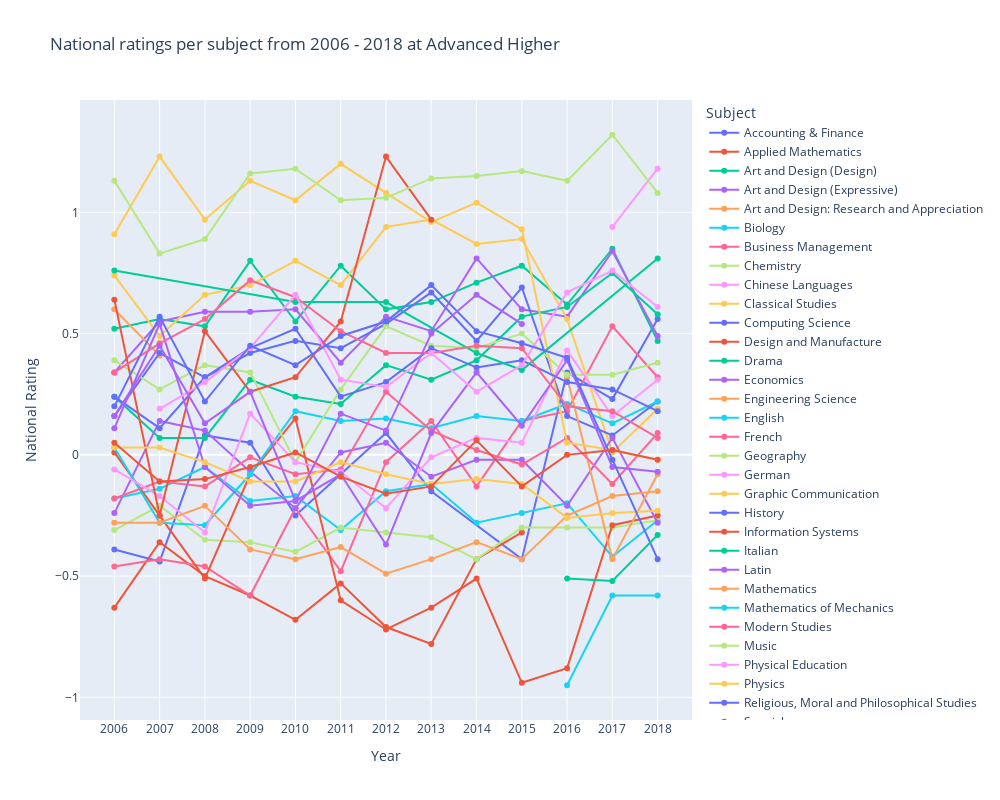

The code cell stored with this chart in its notebook:
### Code cell
# Plot graph

# Create a list of subjects in alphabetical order
subjects = sorted(ldf['Subject'].unique())
years = sorted(ldf['Year'].unique())

fig = px.line(ldf, x = "Year", y = "National Rating", 
                color = "Subject",
                width = 1000,
                height = 800,
                category_orders = {'Subject' : subjects, 'Year' : years},
               # color_discrete_sequence=px.colors.qualitative.Light24,
                title = 'National ratings per subject from 2006 - 2018 at ' + level_label #+ ' and Standard Grade'
                )

fig.update_traces(mode = "markers+lines")

fig.update_yaxes(matches = None, rangemode = "tozero")

filename = 'ratings_' + level + '.html'

fig.write_html('./graphs/' + filename)

fig.show()

### Figure 1 — Plotly figure (JSON) as saved in the notebook; plotly's stock layout.template omitted (floating-point values rounded to 4 significant figures)
{"data": [{"hovertemplate": "Subject=Accounting & Finance<br>Year=%{x}<br>National Rating=%{y}<extra></extra>", "legendgroup": "Accounting & Finance", "line": {"color": "#636efa", "dash": "solid"}, "marker": {"symbol": "circle"}, "mode": "markers+lines", "name": "Accounting & Finance", "orientation": "v", "showlegend": true, "type": "scatter", "x": ["2018", "2017", "2016", "2015", "2013", "2012", "2010", "2009", "2008", "2007", "2006"], "xaxis": "x", "y": [0.56, 0.23, 0.34, -0.43, -0.15, 0.09, -0.25, 0.05, 0.08, -0.44, -0.39], "yaxis": "y"}, {"hovertemplate": "Subject=Applied Mathematics<br>Year=%{x}<br>National Rating=%{y}<extra></extra>", "legendgroup": "Applied Mathematics", "line": {"color": "#EF553B", "dash": "solid"}, "marker": {"symbol": "circle"}, "mode": "markers+lines", "name": "Applied Mathematics", "orientation": "v", "showlegend": true, "type": "scatter", "x": ["2015", "2014", "2013", "2012", "2011", "2010", "2009", "2008", "2007", "2006"], "xaxis": "x", "y": [-0.32, -0.43, -0.78, -0.71, -0.53, -0.68, -0.58, -0.5, -0.36, -0.63], "yaxis": "y"}, {"hovertemplate": "Subject=Art and Design (Design)<br>Year=%{x}<br>National Rating=%{y}<extra></extra>", "legendgroup": "Art and Design (Design)", "line": {"color": "#00cc96", "dash": "solid"}, "marker": {"symbol": "circle"}, "mode": "markers+lines", "name": "Art and Design (Design)", "orientation": "v", "showlegend": true, "type": "scatter", "x": ["2018", "2017", "2016", "2015", "2014", "2013", "2012", "2011", "2010", "2009", "2008", "2007", "2006"], "xaxis": "x", "y": [0.47, 0.85, 0.62, 0.78, 0.71, 0.63, 0.6, 0.78, 0.55, 0.8, 0.53, 0.56, 0.52], "yaxis": "y"}, {"hovertemplate": "Subject=Art and Design (Expressive)<br>Year=%{x}<br>National Rating=%{y}<extra></extra>", "legendgroup": "Art and Design (Expressive)", "line": {"color": "#ab63fa", "dash": "solid"}, "marker": {"symbol": "circle"}, "mode": "markers+lines", "name": "Art and Design (Expressive)", "orientation": "v", "showlegend": true, "type": "scatter", "x": ["2018", "2017", "2016", "2015", "2014", "2013", "2012", "2011", "2010", "2009", "2008", "2007", "2006"], "xaxis": "x", "y": [0.49, 0.84, 0.57, 0.6, 0.81, 0.51, 0.57, 0.38, 0.6, 0.59, 0.59, 0.55, 0.34], "yaxis": "y"}, {"hovertemplate": "Subject=Art and Design: Research and Appreciation<br>Year=%{x}<br>National Rating=%{y}<extra></extra>", "legendgroup": "Art and Design: Research and Appreciation", "line": {"color": "#FFA15A", "dash": "solid"}, "marker": {"symbol": "circle"}, "mode": "markers+lines", "name": "Art and Design: Research and Appreciation", "orientation": "v", "showlegend": true, "type": "scatter", "x": ["2007", "2006"], "xaxis": "x", "y": [0.41, 0.6], "yaxis": "y"}, {"hovertemplate": "Subject=Biology<br>Year=%{x}<br>National Rating=%{y}<extra></extra>", "legendgroup": "Biology", "line": {"color": "#19d3f3", "dash": "solid"}, "marker": {"symbol": "circle"}, "mode": "markers+lines", "name": "Biology", "orientation": "v", "showlegend": true, "type": "scatter", "x": ["2018", "2017", "2016", "2015", "2014", "2013", "2012", "2011", "2010", "2009", "2008", "2007", "2006"], "xaxis": "x", "y": [-0.27, -0.42, -0.2, -0.24, -0.28, -0.12, -0.15, -0.31, -0.17, -0.19, -0.05, -0.14, -0.18], "yaxis": "y"}, {"hovertemplate": "Subject=Business Management<br>Year=%{x}<br>National Rating=%{y}<extra></extra>", "legendgroup": "Business Management", "line": {"color": "#FF6692", "dash": "solid"}, "marker": {"symbol": "circle"}, "mode": "markers+lines", "name": "Business Management", "orientation": "v", "showlegend": true, "type": "scatter", "x": ["2018", "2017", "2016", "2015", "2014", "2013", "2012", "2011", "2010", "2009", "2008", "2007", "2006"], "xaxis": "x", "y": [0.32, 0.53, 0.18, 0.14, -0.13, 0.14, -0.03, -0.48, -0.22, -0.58, -0.46, -0.43, -0.46], "yaxis": "y"}, {"hovertemplate": "Subject=Chemistry<br>Year=%{x}<br>National Rating=%{y}<extra></extra>", "legendgroup": "Chemistry", "line": {"color": "#B6E880", "dash": "solid"}, "marker": {"symbol": "circle"}, "mode": "markers+lines", "name": "Chemistry", "orientation": "v", "showlegend": true, "type": "scatter", "x": ["2018", "2017", "2016", "2015", "2014", "2013", "2012", "2011", "2010", "2009", "2008", "2007", "2006"], "xaxis": "x", "y": [-0.27, -0.3, -0.3, -0.3, -0.43, -0.34, -0.32, -0.3, -0.4, -0.36, -0.35, -0.21, -0.31], "yaxis": "y"}, {"hovertemplate": "Subject=Chinese Languages<br>Year=%{x}<br>National Rating=%{y}<extra></extra>", "legendgroup": "Chinese Languages", "line": {"color": "#FF97FF", "dash": "solid"}, "marker": {"symbol": "circle"}, "mode": "markers+lines", "name": "Chinese Languages", "orientation": "v", "showlegend": true, "type": "scatter", "x": ["2018", "2017"], "xaxis": "x", "y": [1.18, 0.94], "yaxis": "y"}, {"hovertemplate": "Subject=Classical Studies<br>Year=%{x}<br>National Rating=%{y}<extra></extra>", "legendgroup": "Classical Studies", "line": {"color": "#FECB52", "dash": "solid"}, "marker": {"symbol": "circle"}, "mode": "markers+lines", "name": "Classical Studies", "orientation": "v", "showlegend": true, "type": "scatter", "x": ["2018", "2017", "2016", "2015", "2014", "2013", "2012", "2011", "2010", "2009", "2008", "2007", "2006"], "xaxis": "x", "y": [0.19, 0.01, 0.56, 0.89, 0.87, 0.97, 0.94, 0.7, 0.8, 0.7, 0.66, 0.49, 0.74], "yaxis": "y"}, {"hovertemplate": "Subject=Computing Science<br>Year=%{x}<br>National Rating=%{y}<extra></extra>", "legendgroup": "Computing Science", "line": {"color": "#636efa", "dash": "solid"}, "marker": {"symbol": "circle"}, "mode": "markers+lines", "name": "Computing Science", "orientation": "v", "showlegend": true, "type": "scatter", "x": ["2018", "2017", "2016", "2015", "2014", "2013", "2012", "2011", "2010", "2009", "2008", "2007", "2006"], "xaxis": "x", "y": [0.22, 0.08, 0.16, 0.69, 0.47, 0.67, 0.54, 0.44, 0.47, 0.42, 0.32, 0.42, 0.16], "yaxis": "y"}, {"hovertemplate": "Subject=Design and Manufacture<br>Year=%{x}<br>National Rating=%{y}<extra></extra>", "legendgroup": "Design and Manufacture", "line": {"color": "#EF553B", "dash": "solid"}, "marker": {"symbol": "circle"}, "mode": "markers+lines", "name": "Design and Manufacture", "orientation": "v", "showlegend": true, "type": "scatter", "x": ["2018", "2017", "2016", "2015", "2014", "2013", "2012", "2011", "2010", "2009", "2008", "2007", "2006"], "xaxis": "x", "y": [-0.25, -0.29, -0.88, -0.94, -0.51, -0.63, -0.72, -0.6, 0.15, -0.08, -0.51, -0.25, 0.01], "yaxis": "y"}, {"hovertemplate": "Subject=Drama<br>Year=%{x}<br>National Rating=%{y}<extra></extra>", "legendgroup": "Drama", "line": {"color": "#00cc96", "dash": "solid"}, "marker": {"symbol": "circle"}, "mode": "markers+lines", "name": "Drama", "orientation": "v", "showlegend": true, "type": "scatter", "x": ["2018", "2017", "2016", "2015", "2014", "2013", "2012", "2011", "2010", "2009", "2008", "2007", "2006"], "xaxis": "x", "y": [0.58, 0.75, 0.61, 0.57, 0.39, 0.31, 0.37, 0.21, 0.24, 0.31, 0.07, 0.07, 0.24], "yaxis": "y"}, {"hovertemplate": "Subject=Economics<br>Year=%{x}<br>National Rating=%{y}<extra></extra>", "legendgroup": "Economics", "line": {"color": "#ab63fa", "dash": "solid"}, "marker": {"symbol": "circle"}, "mode": "markers+lines", "name": "Economics", "orientation": "v", "showlegend": true, "type": "scatter", "x": ["2018", "2017", "2016", "2015", "2014", "2013", "2012", "2011", "2010", "2009", "2008", "2007", "2006"], "xaxis": "x", "y": [-0.28, 0.07, -0.21, -0.02, -0.02, -0.09, 0.05, 0.01, -0.22, -0.07, 0.1, 0.14, -0.24], "yaxis": "y"}, {"hovertemplate": "Subject=Engineering Science<br>Year=%{x}<br>National Rating=%{y}<extra></extra>", "legendgroup": "Engineering Science", "line": {"color": "#FFA15A", "dash": "solid"}, "marker": {"symbol": "circle"}, "mode": "markers+lines", "name": "Engineering Science", "orientation": "v", "showlegend": true, "type": "scatter", "x": ["2018", "2017", "2016"], "xaxis": "x", "y": [-0.08, -0.43, 0.32], "yaxis": "y"}, {"hovertemplate": "Subject=English<br>Year=%{x}<br>National Rating=%{y}<extra></extra>", "legendgroup": "English", "line": {"color": "#19d3f3", "dash": "solid"}, "marker": {"symbol": "circle"}, "mode": "markers+lines", "name": "English", "orientation": "v", "showlegend": true, "type": "scatter", "x": ["2018", "2017", "2016", "2015", "2014", "2013", "2012", "2011", "2010", "2009", "2008", "2007", "2006"], "xaxis": "x", "y": [0.22, 0.13, 0.21, 0.14, 0.16, 0.11, 0.15, 0.14, 0.18, -0.08, -0.29, -0.28, 0.03], "yaxis": "y"}, {"hovertemplate": "Subject=French<br>Year=%{x}<br>National Rating=%{y}<extra></extra>", "legendgroup": "French", "line": {"color": "#FF6692", "dash": "solid"}, "marker": {"symbol": "circle"}, "mode": "markers+lines", "name": "French", "orientation": "v", "showlegend": true, "type": "scatter", "x": ["2018", "2017", "2016", "2015", "2014", "2013", "2012", "2011", "2010", "2009", "2008", "2007", "2006"], "xaxis": "x", "y": [0.09, -0.12, 0.07, -0.04, 0.02, 0.1, 0.26, -0.06, -0.08, -0.01, -0.13, -0.11, -0.18], "yaxis": "y"}, {"hovertemplate": "Subject=Geography<br>Year=%{x}<br>National Rating=%{y}<extra></extra>", "legendgroup": "Geography", "line": {"color": "#B6E880", "dash": "solid"}, "marker": {"symbol": "circle"}, "mode": "markers+lines", "name": "Geography", "orientation": "v", "showlegend": true, "type": "scatter", "x": ["2018", "2017", "2016", "2015", "2014", "2013", "2012", "2011", "2010", "2009", "2008", "2007", "2006"], "xaxis": "x", "y": [0.38, 0.33, 0.33, 0.5, 0.44, 0.45, 0.53, 0.27, -0.03, 0.34, 0.37, 0.27, 0.39], "yaxis": "y"}, {"hovertemplate": "Subject=German<br>Year=%{x}<br>National Rating=%{y}<extra></extra>", "legendgroup": "German", "line": {"color": "#FF97FF", "dash": "solid"}, "marker": {"symbol": "circle"}, "mode": "markers+lines", "name": "German", "orientation": "v", "showlegend": true, "type": "scatter", "x": ["2018", "2017", "2016", "2015", "2014", "2013", "2012", "2011", "2010", "2009", "2008", "2007", "2006"], "xaxis": "x", "y": [0.31, 0.16, 0.43, 0.05, 0.07, -0.01, -0.22, -0.07, -0.03, 0.17, -0.32, -0.17, -0.06], "yaxis": "y"}, {"hovertemplate": "Subject=Graphic Communication<br>Year=%{x}<br>National Rating=%{y}<extra></extra>", "legendgroup": "Graphic Communication", "line": {"color": "#FECB52", "dash": "solid"}, "marker": {"symbol": "circle"}, "mode": "markers+lines", "name": "Graphic Communication", "orientation": "v", "showlegend": true, "type": "scatter", "x": ["2018", "2017", "2016", "2015", "2014", "2013", "2012", "2011", "2010", "2009", "2008", "2007", "2006"], "xaxis": "x", "y": [-0.02, 0.02, 0.05, 0.93, 1.04, 0.96, 1.08, 1.2, 1.05, 1.13, 0.97, 1.23, 0.91], "yaxis": "y"}, {"hovertemplate": "Subject=History<br>Year=%{x}<br>National Rating=%{y}<extra></extra>", "legendgroup": "History", "line": {"color": "#636efa", "dash": "solid"}, "marker": {"symbol": "circle"}, "mode": "markers+lines", "name": "History", "orientation": "v", "showlegend": true, "type": "scatter", "x": ["2018", "2017", "2016", "2015", "2014", "2013", "2012", "2011", "2010", "2009", "2008", "2007", "2006"], "xaxis": "x", "y": [0.18, 0.27, 0.3, 0.39, 0.36, 0.44, 0.3, 0.24, 0.52, 0.44, 0.32, 0.11, 0.24], "yaxis": "y"}, {"hovertemplate": "Subject=Information Systems<br>Year=%{x}<br>National Rating=%{y}<extra></extra>", "legendgroup": "Information Systems", "line": {"color": "#EF553B", "dash": "solid"}, "marker": {"symbol": "circle"}, "mode": "markers+lines", "name": "Information Systems", "orientation": "v", "showlegend": true, "type": "scatter", "x": ["2013", "2012", "2011", "2010", "2009", "2008", "2007", "2006"], "xaxis": "x", "y": [0.97, 1.23, 0.55, 0.32, 0.26, 0.51, -0.25, 0.64], "yaxis": "y"}, {"hovertemplate": "Subject=Italian<br>Year=%{x}<br>National Rating=%{y}<extra></extra>", "legendgroup": "Italian", "line": {"color": "#00cc96", "dash": "solid"}, "marker": {"symbol": "circle"}, "mode": "markers+lines", "name": "Italian", "orientation": "v", "showlegend": true, "type": "scatter", "x": ["2018", "2015", "2014", "2012", "2010", "2006"], "xaxis": "x", "y": [0.81, 0.35, 0.42, 0.63, 0.63, 0.76], "yaxis": "y"}, {"hovertemplate": "Subject=Latin<br>Year=%{x}<br>National Rating=%{y}<extra></extra>", "legendgroup": "Latin", "line": {"color": "#ab63fa", "dash": "solid"}, "marker": {"symbol": "circle"}, "mode": "markers+lines", "name": "Latin", "orientation": "v", "showlegend": true, "type": "scatter", "x": ["2018", "2017", "2016", "2015", "2014", "2013", "2012", "2011", "2010", "2009", "2008", "2007", "2006"], "xaxis": "x", "y": [-0.07, -0.05, 0.39, 0.12, 0.34, 0.09, -0.37, -0.08, -0.19, -0.21, -0.05, 0.54, 0.11], "yaxis": "y"}, {"hovertemplate": "Subject=Mathematics<br>Year=%{x}<br>National Rating=%{y}<extra></extra>", "legendgroup": "Mathematics", "line": {"color": "#FFA15A", "dash": "solid"}, "marker": {"symbol": "circle"}, "mode": "markers+lines", "name": "Mathematics", "orientation": "v", "showlegend": true, "type": "scatter", "x": ["2018", "2017", "2016", "2015", "2014", "2013", "2012", "2011", "2010", "2009", "2008", "2007", "2006"], "xaxis": "x", "y": [-0.15, -0.17, -0.25, -0.43, -0.36, -0.43, -0.49, -0.38, -0.43, -0.39, -0.21, -0.28, -0.28], "yaxis": "y"}, {"hovertemplate": "Subject=Mathematics of Mechanics<br>Year=%{x}<br>National Rating=%{y}<extra></extra>", "legendgroup": "Mathematics of Mechanics", "line": {"color": "#19d3f3", "dash": "solid"}, "marker": {"symbol": "circle"}, "mode": "markers+lines", "name": "Mathematics of Mechanics", "orientation": "v", "showlegend": true, "type": "scatter", "x": ["2018", "2017", "2016"], "xaxis": "x", "y": [-0.58, -0.58, -0.95], "yaxis": "y"}, {"hovertemplate": "Subject=Modern Studies<br>Year=%{x}<br>National Rating=%{y}<extra></extra>", "legendgroup": "Modern Studies", "line": {"color": "#FF6692", "dash": "solid"}, "marker": {"symbol": "circle"}, "mode": "markers+lines", "name": "Modern Studies", "orientation": "v", "showlegend": true, "type": "scatter", "x": ["2018", "2017", "2016", "2015", "2014", "2013", "2012", "2011", "2010", "2009", "2008", "2007", "2006"], "xaxis": "x", "y": [0.07, 0.18, 0.2, 0.44, 0.45, 0.42, 0.42, 0.51, 0.65, 0.72, 0.56, 0.46, 0.34], "yaxis": "y"}, {"hovertemplate": "Subject=Music<br>Year=%{x}<br>National Rating=%{y}<extra></extra>", "legendgroup": "Music", "line": {"color": "#B6E880", "dash": "solid"}, "marker": {"symbol": "circle"}, "mode": "markers+lines", "name": "Music", "orientation": "v", "showlegend": true, "type": "scatter", "x": ["2018", "2017", "2016", "2015", "2014", "2013", "2012", "2011", "2010", "2009", "2008", "2007", "2006"], "xaxis": "x", "y": [1.08, 1.32, 1.13, 1.17, 1.15, 1.14, 1.06, 1.05, 1.18, 1.16, 0.89, 0.83, 1.13], "yaxis": "y"}, {"hovertemplate": "Subject=Physical Education<br>Year=%{x}<br>National Rating=%{y}<extra></extra>", "legendgroup": "Physical Education", "line": {"color": "#FF97FF", "dash": "solid"}, "marker": {"symbol": "circle"}, "mode": "markers+lines", "name": "Physical Education", "orientation": "v", "showlegend": true, "type": "scatter", "x": ["2018", "2017", "2016", "2015", "2014", "2013", "2012", "2011", "2010", "2009", "2008", "2007"], "xaxis": "x", "y": [0.61, 0.76, 0.67, 0.37, 0.26, 0.42, 0.28, 0.31, 0.66, 0.44, 0.3, 0.19], "yaxis": "y"}, {"hovertemplate": "Subject=Physics<br>Year=%{x}<br>National Rating=%{y}<extra></extra>", "legendgroup": "Physics", "line": {"color": "#FECB52", "dash": "solid"}, "marker": {"symbol": "circle"}, "mode": "markers+lines", "name": "Physics", "orientation": "v", "showlegend": true, "type": "scatter", "x": ["2018", "2017", "2016", "2015", "2014", "2013", "2012", "2011", "2010", "2009", "2008", "2007", "2006"], "xaxis": "x", "y": [-0.23, -0.24, -0.26, -0.12, -0.1, -0.12, -0.08, -0.03, -0.11, -0.11, -0.03, 0.03, 0.03], "yaxis": "y"}, {"hovertemplate": "Subject=Religious, Moral and Philosophical Studies<br>Year=%{x}<br>National Rating=%{y}<extra></extra>", "legendgroup": "Religious, Moral and Philosophical Studies", "line": {"color": "#636efa", "dash": "solid"}, "marker": {"symbol": "circle"}, "mode": "markers+lines", "name": "Religious, Moral and Philosophical Studies", "orientation": "v", "showlegend": true, "type": "scatter", "x": ["2018", "2017", "2016", "2015", "2014", "2013", "2012", "2011", "2010", "2009", "2008", "2007", "2006"], "xaxis": "x", "y": [-0.43, -0.02, 0.4, 0.46, 0.51, 0.7, 0.55, 0.49, 0.37, 0.45, 0.22, 0.57, 0.2], "yaxis": "y"}, {"hovertemplate": "Subject=Spanish<br>Year=%{x}<br>National Rating=%{y}<extra></extra>", "legendgroup": "Spanish", "line": {"color": "#EF553B", "dash": "solid"}, "marker": {"symbol": "circle"}, "mode": "markers+lines", "name": "Spanish", "orientation": "v", "showlegend": true, "type": "scatter", "x": ["2018", "2017", "2016", "2015", "2014", "2013", "2012", "2011", "2010", "2009", "2008", "2007", "2006"], "xaxis": "x", "y": [-0.02, 0.02, 0, -0.13, 0.06, -0.13, -0.16, -0.09, 0.01, -0.05, -0.1, -0.11, 0.05], "yaxis": "y"}, {"hovertemplate": "Subject=Statistics<br>Year=%{x}<br>National Rating=%{y}<extra></extra>", "legendgroup": "Statistics", "line": {"color": "#00cc96", "dash": "solid"}, "marker": {"symbol": "circle"}, "mode": "markers+lines", "name": "Statistics", "orientation": "v", "showlegend": true, "type": "scatter", "x": ["2018", "2017", "2016"], "xaxis": "x", "y": [-0.33, -0.52, -0.51], "yaxis": "y"}, {"hovertemplate": "Subject=Technological Studies<br>Year=%{x}<br>National Rating=%{y}<extra></extra>", "legendgroup": "Technological Studies", "line": {"color": "#ab63fa", "dash": "solid"}, "marker": {"symbol": "circle"}, "mode": "markers+lines", "name": "Technological Studies", "orientation": "v", "showlegend": true, "type": "scatter", "x": ["2015", "2014", "2013", "2012", "2011", "2010", "2009", "2008", "2007", "2006"], "xaxis": "x", "y": [0.54, 0.66, 0.5, 0.1, 0.17, -0.19, 0.26, 0.13, 0.45, 0.16], "yaxis": "y"}], "layout": {"height": 800, "legend": {"title": {"text": "Subject"}, "tracegroupgap": 0}, "title": {"text": "National ratings per subject from 2006 - 2018 at Advanced Higher"}, "width": 1000, "xaxis": {"anchor": "y", "categoryarray": ["2006", "2007", "2008", "2009", "2010", "2011", "2012", "2013", "2014", "2015", "2016", "2017", "2018"], "categoryorder": "array", "domain": [0, 1], "title": {"text": "Year"}}, "yaxis": {"anchor": "x", "domain": [0, 1], "rangemode": "tozero", "title": {"text": "National Rating"}}}}
